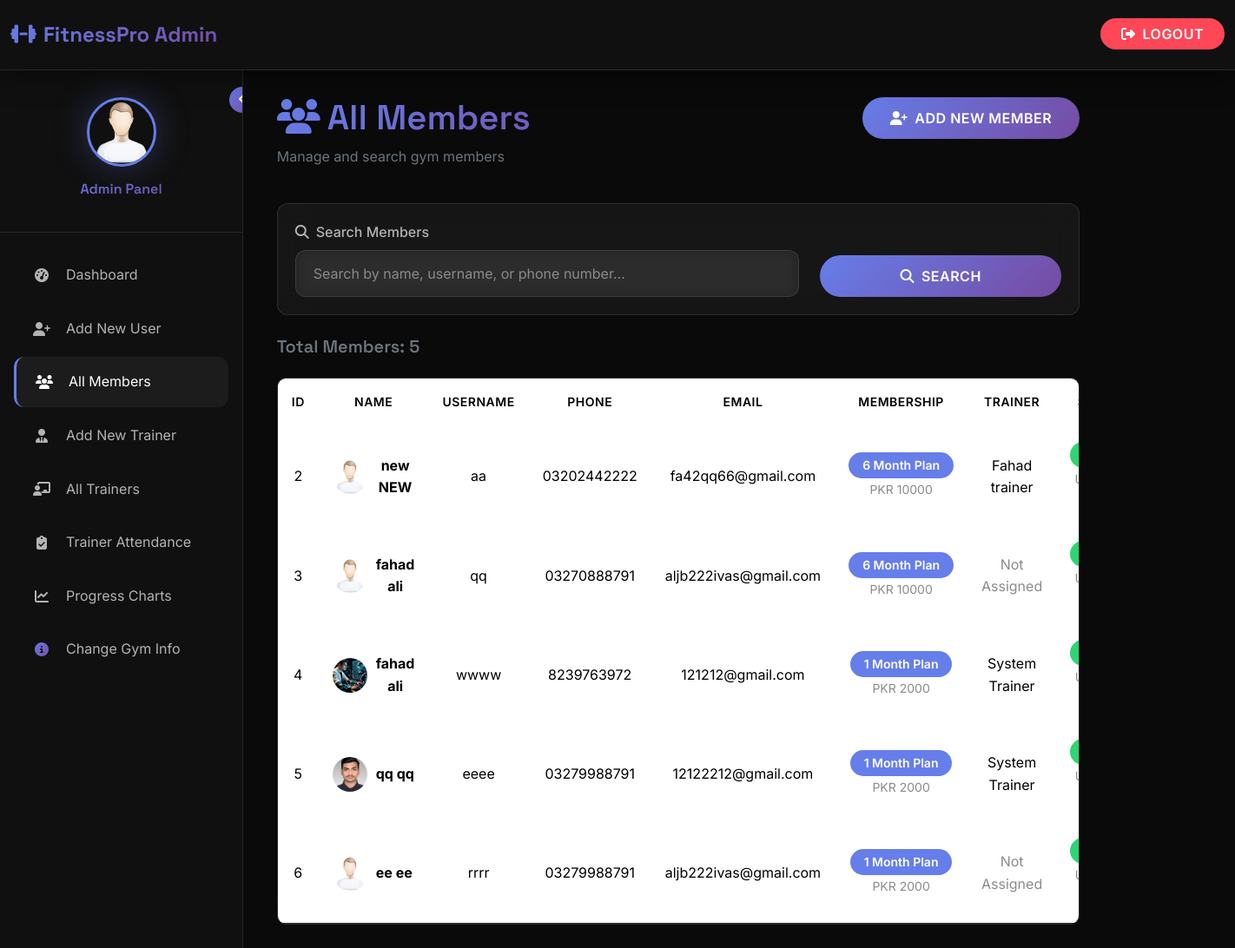
Before: /all_members (signed in) with the older database file.
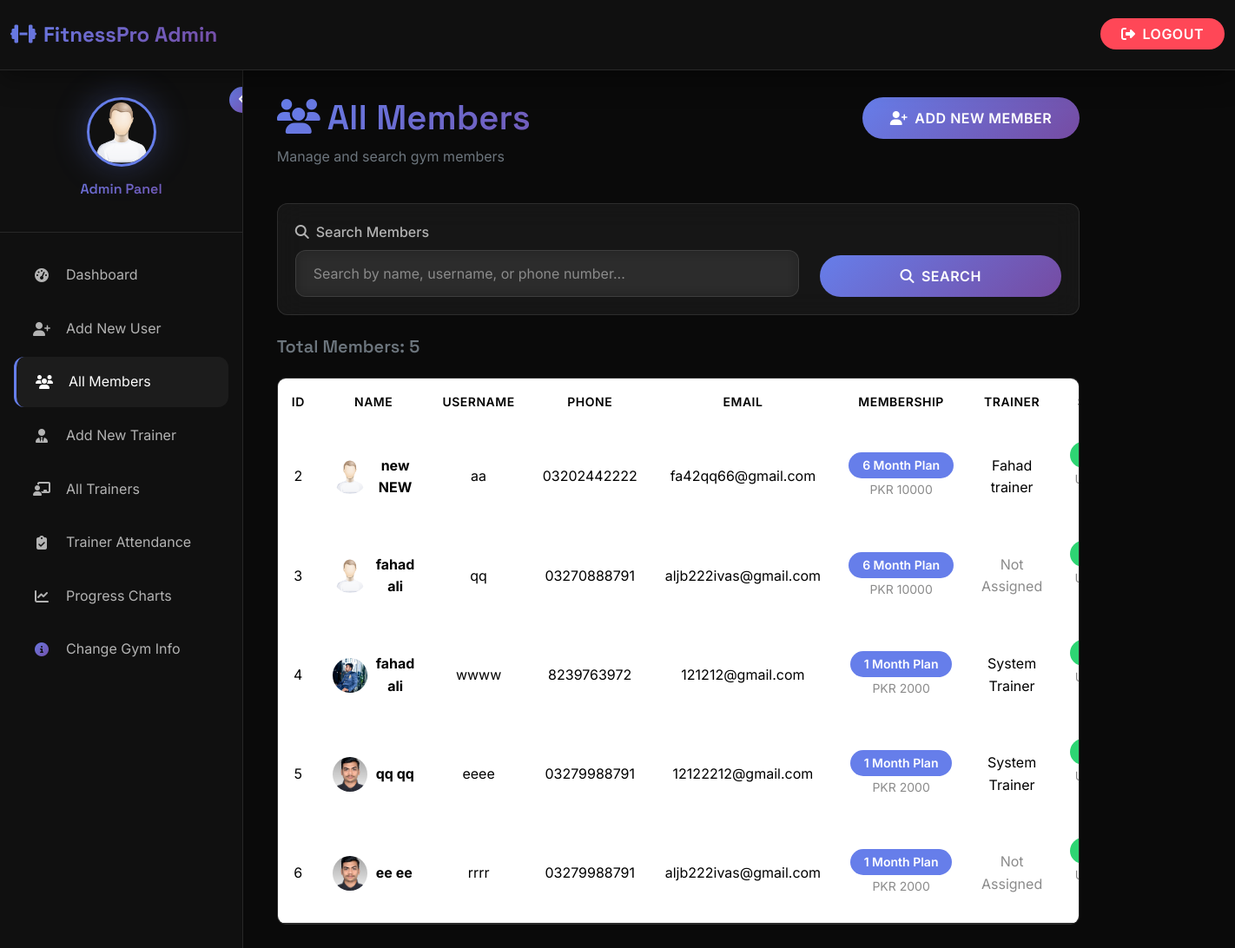
After: the same page with the newer database file.
### gym_management/gym_app/models.py (models this page shows, shortened)
class Gym_user(models.Model):
    first_name = models.CharField(max_length=50)
    last_name = models.CharField(max_length=50)
    dob = models.DateField()
    phone_number = models.CharField(max_length=20)
    image = models.ImageField(upload_to="users_profile_images/", default="users_profile_images/default.png", null=True, blank=True)
    weight = models.IntegerField(null=True, blank=True)
    height = models.IntegerField(null=True, blank=True)
    date_of_joining = models.DateTimeField(auto_now_add=True)
    email = models.CharField(max_length=50, null=True, blank=True)
    username = models.CharField(max_length=150, unique=True)
    password = models.CharField(max_length=100)
    address = models.ForeignKey(Address, on_delete=models.CASCADE, null=True, blank=True)
    gender = models.ForeignKey(Gender, on_delete=models.CASCADE)
    gym_split = models.ForeignKey(Gym_split, on_delete=models.CASCADE, null=True, blank=True)
    muscle_strength = models.ForeignKey(Muscle_strength, on_delete=models.CASCADE, null=True, blank=True)
    membership_plan = models.ForeignKey(MembershipPlan, on_delete=models.CASCADE, null=True, blank=True)
    payment_proof = models.ImageField(upload_to="payment_proofs/", null=True, blank=True)
    is_approved = models.BooleanField(default=False)
    is_blocked = models.BooleanField(default=False)
    membership_start_date = models.DateField(null=True, blank=True)
    membership_end_date = models.DateField(null=True, blank=True)
    reminder_sent = models.BooleanField(default=False)
    assigned_trainer = models.ForeignKey(Trainer, on_delete=models.SET_NULL, null=True, blank=True, related_name='assigned_members')
    trainer_requested = models.BooleanField(default=False)
    assigned_workout_plan = models.ForeignKey(WorkoutPlan, on_delete=models.SET_NULL, null=True, blank=True)
    assigned_diet_plan = models.ForeignKey(DietPlan, on_delete=models.SET_NULL, null=True, blank=True)
    @staticmethod
    def get_pending_approvals():
        return Gym_user.objects.filter(is_approved=False)
    @staticmethod
    def get_trainer_requests():
        return Gym_user.objects.filter(trainer_requested=True, assigned_trainer=None)

class MembershipPlan(models.Model):
    duration_months = models.IntegerField()
    price = models.IntegerField()
    name = models.CharField(max_length=100)

class Trainer(models.Model):
    first_name = models.CharField(max_length=50)
    last_name = models.CharField(max_length=50)
    email = models.CharField(max_length=50, null=True, blank=True)
    phone_number = models.CharField(max_length=20)
    username = models.CharField(max_length=150, unique=True)
    password = models.CharField(max_length=100)
    specialization = models.CharField(max_length=200, null=True, blank=True)
    image = models.ImageField(upload_to="trainers/", default="trainers/default.png", null=True, blank=True)
    created_at = models.DateTimeField(auto_now_add=True)

### gym_management/gym_app/views.py (the view)
# urls.py: path('all_members', views.all_members, name='all_members'),
def all_members(request):
    if 'admin_logged_in' not in request.session:
        return redirect('/admin_login')
    query = request.GET.get('q', '')
    if query:
        members = Gym_user.objects.filter(
            Q(first_name__icontains=query) |
            Q(last_name__icontains=query) |
            Q(username__icontains=query) |
            Q(phone_number__icontains=query)
        ).filter(is_approved=True)
    else:
        members = Gym_user.objects.filter(is_approved=True)
    data = {
    'members': members,
    'query': query,
    'today': dt.date.today(),
    'pending_count': Gym_user.get_pending_approvals().count(),
    'trainer_request_count': Gym_user.get_trainer_requests().count()
    }
    return render(request, 'admin/all_members.html', data)

### gym_management/gym_app/context_processors.py (called while the page is built)
def logged_in_user(request):
    user = None
    trainer = None
    if request.session.get('user_id'):
        try:
            user = Gym_user.objects.get(id=request.session['user_id'])
        except Gym_user.DoesNotExist:
            user = None
    elif request.session.get('trainer_id'):
        try:
            trainer = Trainer.objects.get(id=request.session['trainer_id'])
        except Trainer.DoesNotExist:
            trainer = None
    return {'logged_in_user': user, 'logged_in_trainer': trainer}

def gym_info_context(request):
    gym_info = GymInfo.objects.first()
    return {
        'gym_info': gym_info
    }

### gym_management/gym_app/templates/admin/all_members.html (shortened to what the changed rows need)
{% extends 'base_admin.html' %}
{% load static %}
{% block content %}
<div class="container-fluid all-members-page">
    <div class="row justify-content-center">
        <div class="col-lg-10 col-md-11 col-sm-12">
            <div class="row mb-4 text-center text-md-start" data-aos="fade-down">
                <div class="col-md-6 mb-3 mb-md-0">
                    <h1 class="gradient-text"><i class="fas fa-users me-2"></i>All Members</h1>
                </div>
            </div>
            <div class="row justify-content-center" data-aos="fade-up" data-aos-delay="100">
                <div class="col-12">
                    {% if members %}
                    <div class="table-responsive">
                        <table class="table align-middle text-center">
                            <thead>
                                <tr>
                                    <th>ID</th>
                                    <th>Name</th>
                                    <th>Username</th>
                                    <th>Phone</th>
                                    <th>Email</th>
                                    <th>Membership</th>
                                    <th>Trainer</th>
                                    <th>Status</th>
                                </tr>
                            </thead>
                            <tbody>
                                {% for member in members %}
                                <tr>
                                    <td>{{ member.id }}</td>
                                    <td>
                                        <div class="d-flex align-items-center justify-content-center justify-content-md-start">
                                            {% if member.image %}
                                                <img src="{{ member.image.url }}" alt="{{ member.first_name }}"
                                                     style="width: 40px; height: 40px; border-radius: 50%; object-fit: cover; margin-right: 10px;">
                                            {% else %}
                                                <div style="width: 40px; height: 40px; border-radius: 50%; background: var(--primary-gradient);
                                                            display: flex; align-items: center; justify-content: center; margin-right: 10px; font-weight: 600;">
                                                    {{ member.first_name.0 }}{{ member.last_name.0 }}
                                                </div>
                                            {% endif %}
                                            <div>
                                                <strong>{{ member.first_name }} {{ member.last_name }}</strong>
                                            </div>
                                        </div>
                                    </td>
                                    <td>{{ member.username }}</td>
                                    <td>{{ member.phone_number }}</td>
                                    <td>{{ member.email|default:"N/A" }}</td>
                                    <td>
                                        {% if member.membership_plan %}
                                            <span class="badge badge-info">{{ member.membership_plan.name }}</span>
                                            <br>
                                            <small   style = "color : var(--text-muted)"  >PKR {{ member.membership_plan.price }}</small>
                                        {% else %}
                                            <span class="badge badge-warning">No Plan</span>
                                        {% endif %}
                                    </td>
                                    <td>
                                        {% if member.assigned_trainer %}
                                            {{ member.assigned_trainer.first_name }} {{ member.assigned_trainer.last_name }}
                                        {% else %}
                                            <span   style = "color : var(--text-muted)"  >Not Assigned</span>
                                        {% endif %}
                                    </td>
                                    <td>
                                        {% if member.membership_end_date %}
                                            {% if member.membership_end_date >= today %}
                                                <span class="badge badge-success">Active</span>
                                                <br>
                                                <small   style = "color : var(--text-muted)"  >Until {{ member.membership_end_date }}</small>
                                            {% else %}
                                                <span class="badge badge-danger">Expired</span>
                                                <br>
                                                <small   style = "color : var(--text-muted)"  >{{ member.membership_end_date }}</small>
                                            {% endif %}
                                        {% else %}
                                            <span class="badge badge-warning">Pending</span>
                                        {% endif %}
                                    </td>
                                </tr>
                                {% endfor %}
                            </tbody>
                        </table>
                    </div>
                    {% endif %}
                </div>
            </div>
        </div>
    </div>
</div>
{% endblock %}

Changed rows visible on the page:
changed Gym_user "wwww": image: a different picture
changed Gym_user "ee": image: picture added in place of a placeholder
